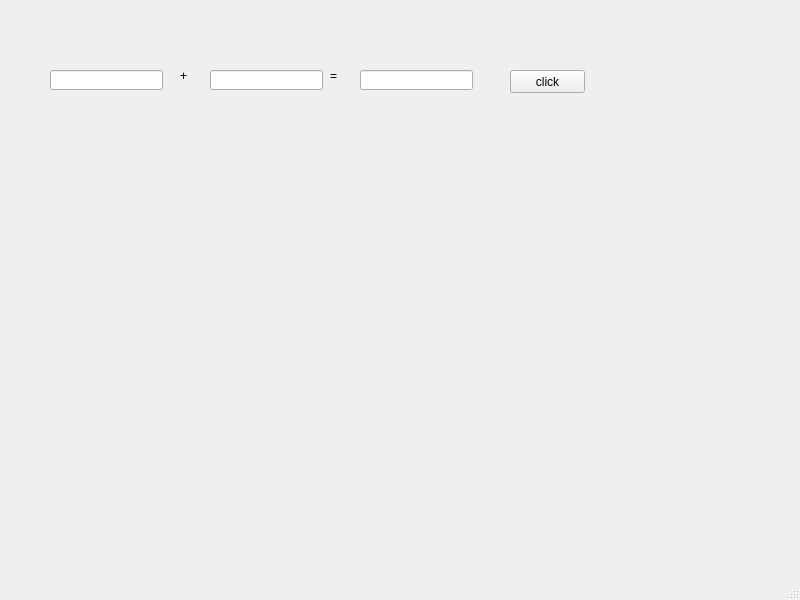
<?xml version="1.0" encoding="UTF-8"?>
<ui version="4.0">
 <class>MainWindow</class>
 <widget class="QMainWindow" name="MainWindow">
  <property name="geometry">
   <rect>
    <x>0</x>
    <y>0</y>
    <width>800</width>
    <height>600</height>
   </rect>
  </property>
  <property name="windowTitle">
   <string>MainWindow</string>
  </property>
  <widget class="QWidget" name="centralwidget">
   <widget class="QPushButton" name="pb">
    <property name="geometry">
     <rect>
      <x>510</x>
      <y>70</y>
      <width>75</width>
      <height>23</height>
     </rect>
    </property>
    <property name="text">
     <string>click</string>
    </property>
   </widget>
   <widget class="QLabel" name="label">
    <property name="geometry">
     <rect>
      <x>180</x>
      <y>70</y>
      <width>56</width>
      <height>12</height>
     </rect>
    </property>
    <property name="text">
     <string>+</string>
    </property>
   </widget>
   <widget class="QLabel" name="label_3">
    <property name="geometry">
     <rect>
      <x>330</x>
      <y>70</y>
      <width>56</width>
      <height>12</height>
     </rect>
    </property>
    <property name="text">
     <string>=</string>
    </property>
   </widget>
   <widget class="QLineEdit" name="value1">
    <property name="geometry">
     <rect>
      <x>50</x>
      <y>70</y>
      <width>113</width>
      <height>20</height>
     </rect>
    </property>
   </widget>
   <widget class="QLineEdit" name="value2">
    <property name="geometry">
     <rect>
      <x>210</x>
      <y>70</y>
      <width>113</width>
      <height>20</height>
     </rect>
    </property>
   </widget>
   <widget class="QLineEdit" name="value3">
    <property name="geometry">
     <rect>
      <x>360</x>
      <y>70</y>
      <width>113</width>
      <height>20</height>
     </rect>
    </property>
   </widget>
  </widget>
  <widget class="QMenuBar" name="menubar">
   <property name="geometry">
    <rect>
     <x>0</x>
     <y>0</y>
     <width>800</width>
     <height>21</height>
    </rect>
   </property>
  </widget>
  <widget class="QStatusBar" name="statusbar"/>
 </widget>
 <resources/>
 <connections/>
</ui>
